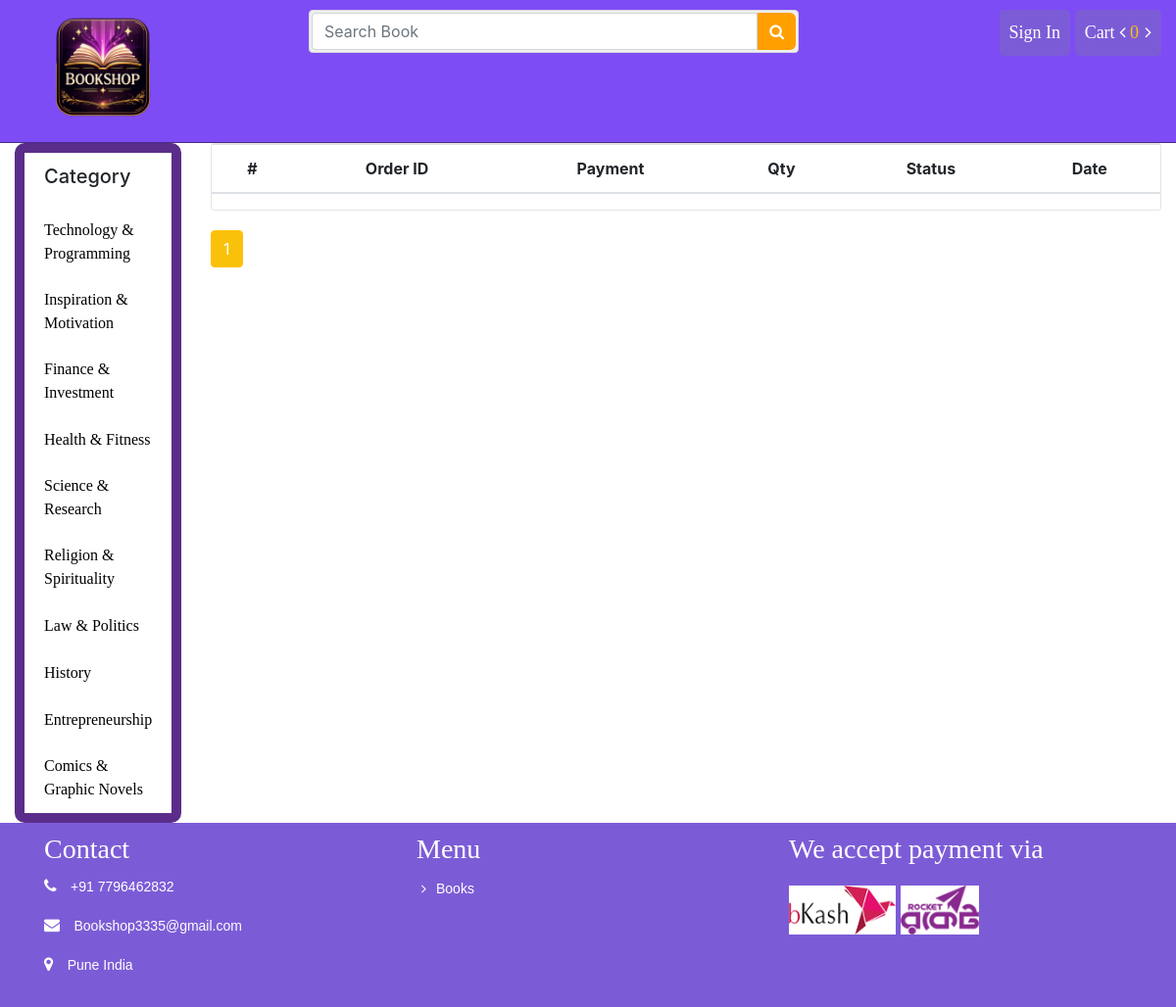
The page /order/ on the database its author committed.
### store/models.py (models this page shows, shortened)
class Category(models.Model):
	name = models.CharField(max_length = 100)
	slug = models.SlugField(max_length = 150, unique=True ,db_index=True)
	icon = models.FileField(upload_to = "category/")
	create_at = models.DateTimeField(auto_now_add = True)
	updated_at = models.DateTimeField(auto_now_add = True)

### order/views.py (the view)
# urls.py: path('', views.order_list, name="order_list"),
def order_list(request):
	my_order = Order.objects.filter(customer_id = request.user.id).order_by('-created')
	paginator = Paginator(my_order, 5)
	page = request.GET.get('page')
	myorder = paginator.get_page(page)
	return render(request, 'order/list.html', {"myorder": myorder})

### cart/cart.py (called while the page is built)
    def __len__(self):
        return sum(item['quantity'] for item in self.cart.values())

### store/context_processors.py (called while the page is built)
def sidebar(request):
	categories = Category.objects.all()
	context = {
		"cat":categories
	}
	return context

def cart(request):
	cart = Cart(request)
	context = {
		"cart": cart
	}
	return context

### order/templates/order/list.html (shortened to what this page needs)
{% extends 'store/base.html' %}
{% load static %}
{% block container %}
			<div class="cart_info">
			    <table class="table table-hover">
			        <thead class="text-center">
			            <tr>
			                <th scope="col">#</th>
			                <th scope="col">Order ID</th>
			                <th scope="col">Payment</th>
			                <th scope="col">Qty</th>
			                <th scope="col">Status</th>
			                <th scope="col">Date</th>
			            </tr>
			        </thead>
			    </table>
			</div>
			<div class="d-pagination">
			    <ul class="pagination">
				{% for ord in myorder.paginator.page_range %}
					{% if myorder.number == ord %}
						<li class="page-item active">
							<span class="page-link">{{ ord }}
							</span>
						</li>
					{% elif ord > myorder.number|add:'-3' and ord < myorder.number|add:'3' %}
						<li class="page-item">
							<a class="page-link" href="?page={{ ord }}">{{ ord }}</a>
						</li>
					{% endif %}
				{% endfor %}
			    </ul>
			</div>
		{% endblock %}

### store/templates/store/bin/sidebar.html
			<ul class="list-group list-group-flush">
				<li class="list-group-item"><h5>Category</h5></li>
				{% for p in cat %}
				<li class="list-group-item"><a href="{% url 'store:category' id=p.id %}">{{p.name}}</a></li>
				{% endfor %}
			</ul>

### store/static/css/style.css (style rules this page uses)
.titleheader > h3, a { font-family: "Times New Roman", Times, serif; display: inline-block; }
ul li { list-style: none; }
.list-group li a { color: #111; }
.page-link { color: #111!important; }
.page-item.active .page-link { z-index: 1; color: #fff!important; background-color: #fac10a!important; border-color: #ffc107!important; }
.d-pagination { margin-top: 20px; }
.cart_info { border: 1px solid #E6E4DF; border-radius: 3px; margin-bottom: 20px; }
.list-group { background:#5b2d8b !important; border-radius:10px; padding:10px; }
.list-group a { color:white !important; }
.list-group li { border:none; }
.list-group-item a { color:#000 !important; font-weight:500; }
.list-group-item { background:#ffffff !important; }

### rows shown on the page
Category: name "Technology & Programming"
Category: name "Inspiration & Motivation"
Category: name "Finance & Investment"
Category: name "Health & Fitness"
Category: name "Science & Research"
Category: name "Religion & Spirituality"
Category: name "Law & Politics"
Category: name "History"
Category: name "Entrepreneurship"
Category: name "Comics & Graphic Novels"

### other values the page prints
{{ cart|length }} "0"
{{ ord }} "1"
